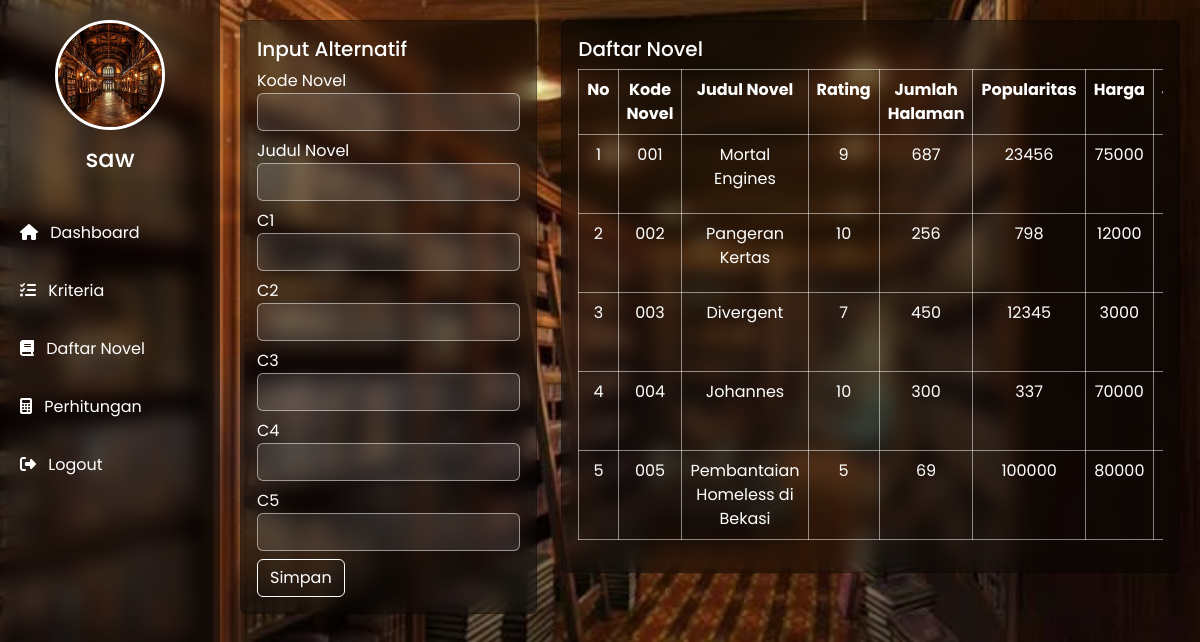
The app's page /alternatif.php (signed in) with its own data.
### tables this page shows
CREATE TABLE `tbl_alternatif` (
  `id_alternatif` bigint(10) NOT NULL,
  `kode` text NOT NULL,
  `novel` text NOT NULL,
  `C1` text NOT NULL,
  `C2` text NOT NULL,
  `C3` text NOT NULL,
  `C4` text NOT NULL,
  `C5` text NOT NULL,
  `id_daftar` int(10) NOT NULL
);

### alternatif.php (the view, shortened to what this page needs)
<?php
include "db.php";
$data = mysqli_query($koneksi,"SELECT * FROM tbl_alternatif");
$alternatifs = [];
while($row=mysqli_fetch_assoc($data)){
    $alternatifs[]=$row;
}
?>
<!DOCTYPE html>
<html lang="id">
<head>
    <link href="https://cdn.jsdelivr.net/npm/bootstrap@5.3.3/dist/css/bootstrap.min.css" rel="stylesheet">
    <link href="https://cdnjs.cloudflare.com/ajax/libs/font-awesome/6.4.0/css/all.min.css" rel="stylesheet">
</head>
<body>
    <div class="sidebar">
        <img src="uploads/perpus1.jpeg">
        <h3><?= $_SESSION['username'] ?></h3>
        <a href="dashboard.php"><i class="fas fa-home me-2"></i> Dashboard</a>
        <a href="kriteria.php"><i class="fas fa-list-check me-2"></i> Kriteria</a>
        <a href="alternatif.php" class="active"><i class="fas fa-book me-2"></i> Daftar Novel</a>
        <a href="perhitungan.php"><i class="fas fa-calculator me-2"></i> Perhitungan</a>
        <a href="logout.php"><i class="fas fa-sign-out-alt me-2"></i> Logout</a>
    </div>
    <div class="main">
        <div class="row">
            <div class="col-md-4">
                <div class="card p-3">
                    <?php if (isset($_GET['edit'])):
$id=$_GET['edit'];
$q=mysqli_query($koneksi,"SELECT * FROM tbl_alternatif WHERE id_alternatif='$id'");
$row=mysqli_fetch_assoc($q);
?>
                    <h5>Edit Alternatif</h5>
                    <form method="post">
                        <input type="hidden" name="action" value="update">
                        <input type="hidden" name="id_alternatif" value="<?= $id ?>">
                        <label>Kode Novel</label>
                        <input type="text" name="kode" class="form-control mb-2" value="<?= $row['kode'] ?>">
                        <label>Judul Novel</label>
                        <input type="text" name="novel" class="form-control mb-2" value="<?= $row['novel'] ?>">
                        <?php for($i=1;$i<=5;$i++): ?>
                        <label>C<?= $i ?></label>
                        <input type="number" name="C<?= $i ?>" class="form-control mb-2" value="<?= $row['C'.$i] ?>">
                        <?php endfor; ?>
                        <button class="btn btn-primary">Update</button>
                    </form>
                    <?php else: ?>
                    <h5>Input Alternatif</h5>
                    <form method="post">
                        <label>Kode Novel</label>
                        <input type="text" name="kode" class="form-control mb-2">
                        <label>Judul Novel</label>
                        <input type="text" name="novel" class="form-control mb-2">
                        <?php for($i=1;$i<=5;$i++): ?>
                        <label>C<?= $i ?></label>
                        <input type="number" name="C<?= $i ?>" class="form-control mb-2">
                        <?php endfor; ?>
                        <button class="btn btn-success">Simpan</button>
                    </form>
                    <?php endif; ?>
                </div>
            </div>
            <div class="col-md-8">
                <div class="card p-3">
                    <h5>Daftar Novel</h5>
                    <div class="table-responsive">
                        <table class="table table-bordered table-striped text-center">
                            <tr>
                                <th>No</th>
                                <th>Kode Novel</th>
                                <th>Judul Novel</th>
                                <th>Rating</th>
                                <th>Jumlah Halaman</th>
                                <th>Popularitas</th>
                                <th>Harga</th>
                                <th>Jumlah Review</th>
                            </tr>
                            <?php $no=1; foreach($alternatifs as $r): ?>
                            <tr>
                                <td><?= $no++ ?></td>
                                <td><?= $r['kode'] ?></td>
                                <td><?= $r['novel'] ?></td>
                                <td><?= $r['C1'] ?></td>
                                <td><?= $r['C2'] ?></td>
                                <td><?= $r['C3'] ?></td>
                                <td><?= $r['C4'] ?></td>
                                <td><?= $r['C5'] ?></td>
                            </tr>
                            <?php endforeach; ?>
                        </table>
                    </div>
                </div>
            </div>
        </div>
    </div>
</body>
</html>

### alternatif.php (style rules this page uses)
body { font-family: 'Poppins', sans-serif; background: url('uploads/perpus4.jpeg') center/cover no-repeat; margin: 0; }
.sidebar { position: fixed; top: 0; left: 0; width: 220px; height: 100vh; background: rgba(0, 0, 0, 0.4); backdrop-filter: blur(10px); padding-top: 20px; display: flex; flex-direction: column; align-items: center; color: #fff; }
.sidebar img { width: 110px; height: 110px; border-radius: 50%; margin-bottom: 15px; object-fit: cover; border: 3px solid #fff; }
.sidebar h3 { margin-bottom: 30px; text-align: center; font-size: 1.5rem; }
.sidebar a { width: 100%; text-align: left; padding: 12px 20px; margin: 5px 0; color: #fff; text-decoration: none; border-radius: 10px; transition: all 0.3s; }
.main { margin-left: 220px; padding: 20px; }
.card { margin-bottom: 20px; box-shadow: 0 5px 20px rgba(0, 0, 0, 0.1); background: rgba(0, 0, 0, 0.4); backdrop-filter: blur(10px); }
.card { color: #fff; }
.table { background: transparent !important; color: #fff !important; }
.table> :not(caption)>*>* { background: transparent !important; color: #fff !important; }
.table tbody td { color: #fff !important; background: transparent !important; }
.table, .table th, .table td { border: 1px solid rgba(255, 255, 255, 0.5) !important; }
.btn { background: transparent !important; color: #fff !important; border: 1px solid #fff !important; transition: 0.3s; }
.form-control { background: rgba(255, 255, 255, 0.1); color: #fff; border: 1px solid rgba(255, 255, 255, 0.5); }

### records on screen
tbl_alternatif: kode "001", novel "Mortal Engines", C1 "9", C2 "687", C3 "23456", C4 "75000"
tbl_alternatif: kode "002", novel "Pangeran Kertas", C1 "10", C2 "256", C3 "798", C4 "12000"
tbl_alternatif: kode "003", novel "Divergent", C1 "7", C2 "450", C3 "12345", C4 "3000"
tbl_alternatif: kode "004", novel "Johannes", C1 "10", C2 "300", C3 "337", C4 "70000"
tbl_alternatif: kode "005", novel "Pembantaian Homeless di Bekasi", C1 "5", C2 "69", C3 "100000", C4 "80000"

### other values on screen
$_SESSION['username'] "saw"
